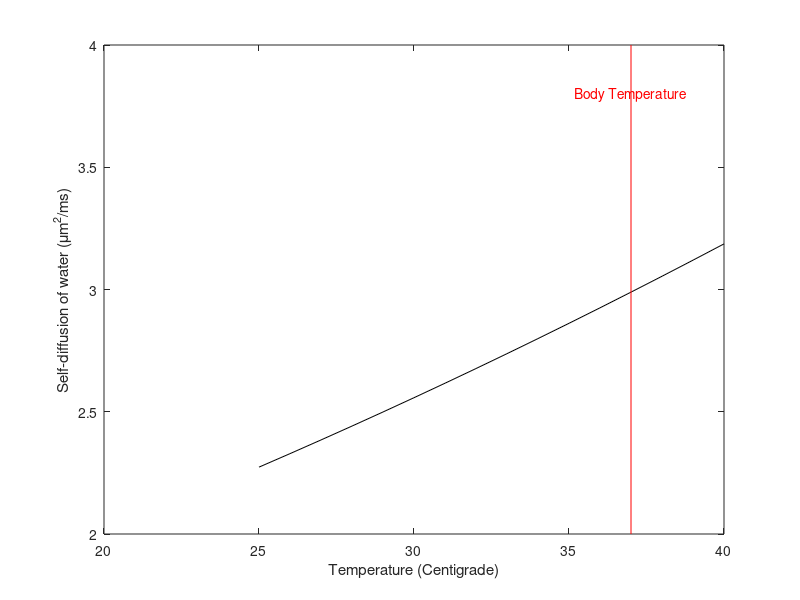
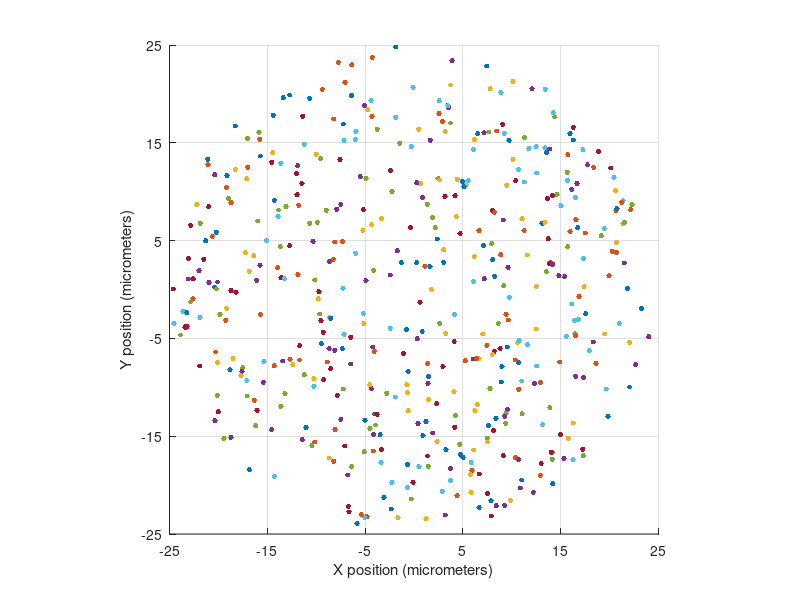

The MATLAB script that drew these images, in order: (Note: this script raises an error after producing the figures.)
%% Diffusion weighted imaging
% This tutorial illustrates the nature of diffusion of water in the presence 
% of barriers, such as the cell membranes. This is the situation we find when 
% we measure diffusion weighted images (DWI). 
% 
% The statistical issues involved in analyzing these data, and the computational 
% methods that are available for interpreting these data, are also introduced.
%% 
% * Class:       Psych 204B
% * Tutorial:    Diffusion
% * Author:     Dougherty
% * Date:        2010.10.31
% * Duration:  45 minutes
% * Copyright:  Stanford University
%% Self-diffusion of water
% The *self-diffusion coefficient* of water describes how individual molecules 
% move in a homogeneous substrate (pure water). The coefficient value depends 
% on the water temperature (T) and the atmospheric pressure (P).  
% 
% Krynicki, Green & Sawyer (1978) define the relationship (Pressure and temperature 
% dependence of self-diffusion in water. Faraday Discuss. Chem. Soc., 66, 199 
% - 208.).  We use the Krynicki formula to calculate the diffusion coefficient 
% at various temperatures. 
% 
% The  units of this formula are self-diffusion of water ($\frac{{\textrm{um}}^2 
% }{\textrm{ms}}$) given the temperature T (in Centigrade) and the pressure P 
% (in kPa).

selfDiffusionOfWater = @(T,P) 12.5 .* exp(P*-5.22*10^-6) .* sqrt(T+273.15) .* exp(-925.*exp(P.*-2.6.*10^-6)./(T+273.15-(95+P.*2.61.*10^-4)));

% Standard atmospheric pressure at sea level, in kilo Pascals (kPa):
P = 101.325;

% The self-diffusion of water at body temperature and standard pressure is:
selfDiffusionOfWater(37,P)
% Let's plot D for a biologically meaningful range of temperatures
T = [25:40];
D = selfDiffusionOfWater(T,P);
figure(1);
plot(T, D, 'k');
xlabel('Temperature (Centigrade)');
ylabel('Self-diffusion of water (\mum^2/ms)')

line([37 37], [2 4], 'color', 'r');
text(37, 3.8, 'Body Temperature', 'HorizontalAlignment', 'center','color','r');
%% 
% (See also <http://www.lsbu.ac.uk/water/explan5.html http://www.lsbu.ac.uk/water/explan5.html> 
% and Mills (1973) Self-Diffusion in Normal and Heavy Water. JPhysChem 77(5), 
% pg. 685 - 688.)
%% Question 1
% a. The average atmospheric pressure in Denver Colorado is about 84 kPa.  What 
% is the difference (in percent) between the self-diffusion  coefficient of water 
% at body temperature in Denver compared to Palo Alto, which is about at sea level?
% 
% b. Suppose you are running a high fever of 40 C. Compared to someone without 
% a fever (37 C), how much higher (in percent) is the water diffusion coefficient 
% in your body?
%% Brownian motion
% Here we simulatedthe Brownian motion in a small chunk of tissue. The size 
% of the simulated voxel, in micrometers. We include the possibility of a uniform 
% and infinitely large substrate of water or of having a barrier, like cell membranes, 
% surrounding the water.
% 
% First, we place the paticles randomly in a circle.

voxelSize = 50.0;   % microns
timeStep = 0.02;    % The time-step (in milliseconds):
nTimeSteps = 100;   % The number of time-steps:
ADC = 2.0;          % The ADC (in micrometers^2/millisecond)
numParticles = 500; % The number of particles to simulate:

% This parameter determines whether we set barriers to the diffusion.
% Set this to 0 for no barriers.
barrierSpacing = 0;
totalTime = 0;

% Now initialize the figure:
axLims = [-voxelSize/2 voxelSize/2];
figure(2); clf;
xlabel('X position (micrometers)');
ylabel('Y position (micrometers)');
axis square;
axis([axLims axLims]);
set(gca,'ALimMode','manual','XTick',[axLims(1):10:axLims(end)],'YTick',[axLims(1):10:axLims(end)]);

% Place particles randomly distributed in the volume
% (Note: to sample a circle uniformly, we need to take sqrt(r) to get more
% points at the larger radii.)
r = sqrt(rand(numParticles,1))*voxelSize/2;
[x,y] = pol2cart(rand(numParticles,1)*2*pi, r);
startPos = [x,y];
curPos = startPos;
hold on;

% Plot the particles
ph = zeros(numParticles,1);
for p=1:numParticles
	ph(p) = plot(curPos(p,1), curPos(p,2), '.','markerSize',12);
end

if(barrierSpacing>0)
    curCompartment = floor(curPos(:,2)/barrierSpacing);
    compartments = unique(curCompartment);
    for ii=1:numel(compartments)
        line(axLims,[compartments(ii)*barrierSpacing compartments(ii)*barrierSpacing],'color',[.2 .2 .3]);
    end
    cmap = hsv(numel(compartments));
    for p=1:numParticles
        set(ph(p), 'color', cmap(curCompartment(p)==compartments,:));
    end
end
hold off; grid on; ah = gca;
%% Run the diffusion simulation
% Update all the particle positions given the apparent diffusion coefficient 
% (ADC). The diffusion equation tells us that the final position of a particle 
% moving in Brownian motion can be described by a Gaussian distribution with a 
% standard deviation of sqrt(ADC*timeStep). The following code updates the particle 
% position by drawing numbers from a Gaussian with this standard deviation.

movieFile = fullfile(fileparts(mfilename('fullpath')),'t_mri04Diffusion_brownianMotion.mp4');
vObj = VideoWriter(movieFile,'MPEG-4');
vObj.FrameRate = 20;
open(vObj);
for ti=1:nTimeSteps
    d = randn(numParticles,2)*sqrt(2*ADC*timeStep);
    newPos = curPos+d;
    if(barrierSpacing>0)
        curCompartment = floor(curPos(:,2)/barrierSpacing);
        newCompartment = floor(newPos(:,2)/barrierSpacing);
        reflectTheseParticles = newCompartment~=curCompartment;
        % A simple hack to approximate particles reflecting off the impermeable barrier
        newPos(reflectTheseParticles,2) = curPos(reflectTheseParticles,2) - d(reflectTheseParticles,2);
    end
    curPos = newPos;
    % Draw the particles in their new positions:
    for p=1:numParticles
        set(ph(p), 'XData', curPos(p,1), 'YData', curPos(p,2));
    end

    % To avoid biasing our ADC estimates with edge effects, we allow
    % particles to move outside of our simulated voxel.
    set(get(ah,'Title'),'String',sprintf('elapsed time: %5.1f ms',timeStep*ti));

    % Pause is specified in seconds, so the following will play the movie
    % about 1000 times slower than reality.
    drawnow;
    writeVideo(vObj,getframe(gcf));
    pause(timeStep-.01);
    totalTime = totalTime + timeStep;
end
close(vObj);
%%
% iePublishVideo: t_mri04Diffusion_brownianMotion.mp4

% Draw a line to show where each particle came from
hold on;
sh = zeros(numParticles,1);
for p=1:numParticles
	sh(p) = plot([startPos(p,1) curPos(p,1)], [startPos(p,2) curPos(p,2)], '-', 'color', [.9 .9 .9]);
end
hold off;
%% Question 2
%% 
% * What is the average position change (startPos-curPos) of each particle?
% * What is the average distance that each particle moved? (Hint: compute the 
% Euclidean distance that each moved.)
%% Diffusion direction
% By comparing the particle ending positions (in curPos) with their starting 
% positions (in startPos), we can compute the diffusion tensor. This is essentially 
% just a 2-d Gaussian fit to the position differences, computied using Matlab's 
% covariance function (cov). We also need to normalize the positions by the total 
% time that we diffused.

Dt = cov(startPos-curPos,1)./(2*totalTime)

% The eigensystem of the diffusion tensor describes an isoprobability
% ellipse through the data points. 
[vec,val] = eig(Dt);
estimatedADC = diag(val)'
principalDiffusionDirection = vec(2,:)
%% Question 3
%% 
% * Run the simulation with and without barriers by adjusting the 'barrierSpacing' 
% variable. How does the diffusion tensor change?
% * Adjust the barrier spaceing. What effect does this have on the princpal 
% diffusion direction? On the estimatedADC values?
% * With barriers in place, reduce the number of time steps (nTimeSteps).  How 
% does this affect the estimatedADC values? Explore the interaction between the 
% barrier spacing and the number of time steps.
